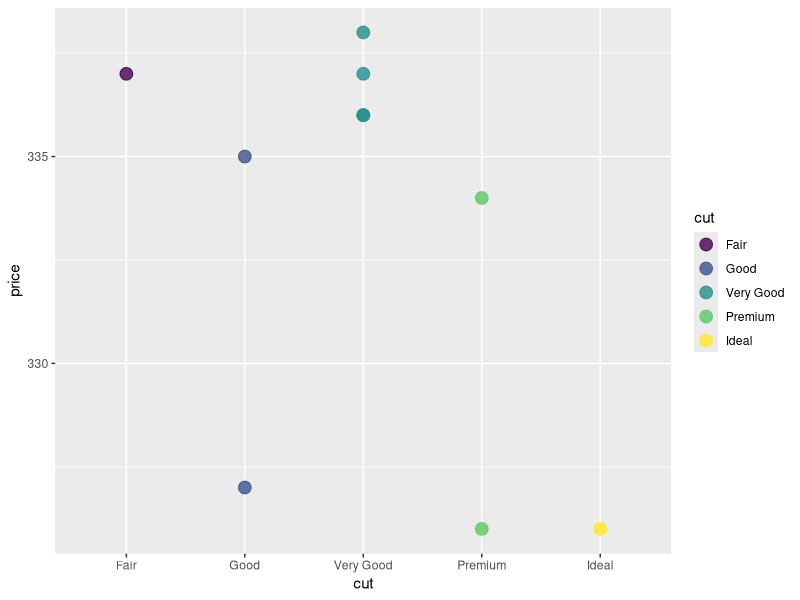
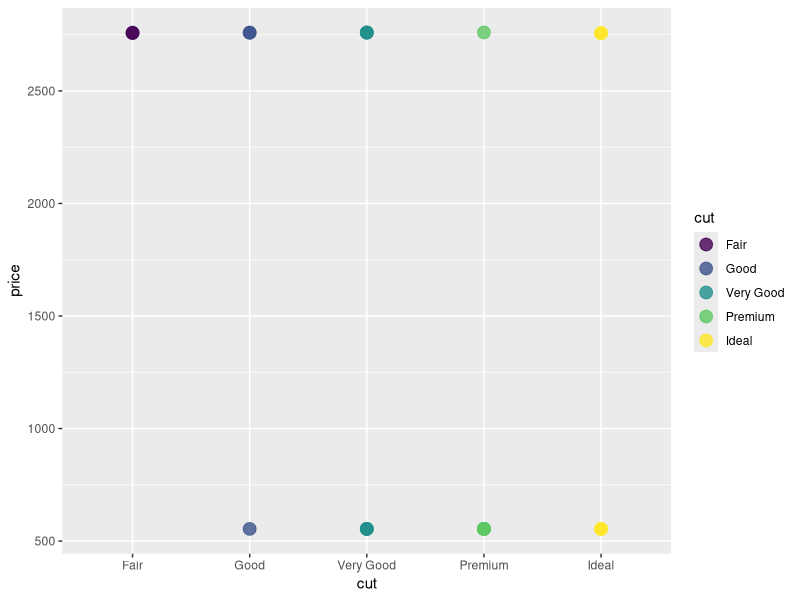
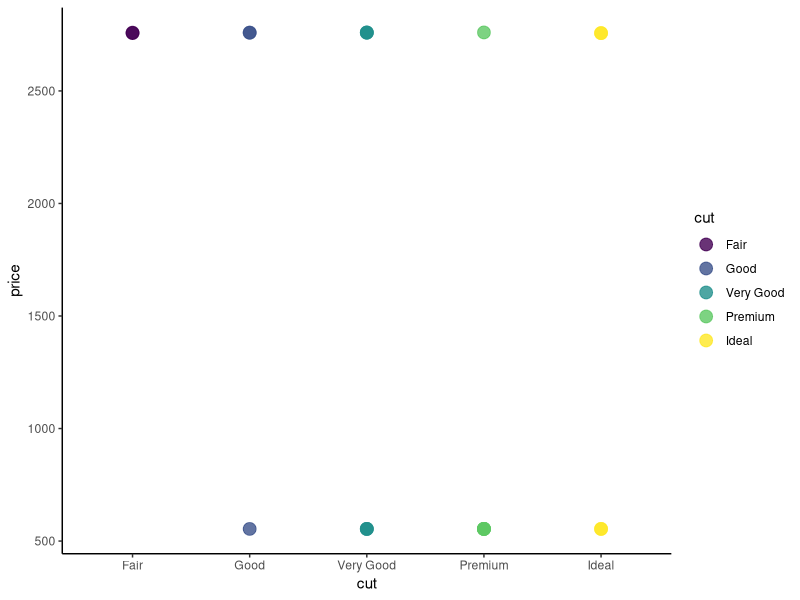
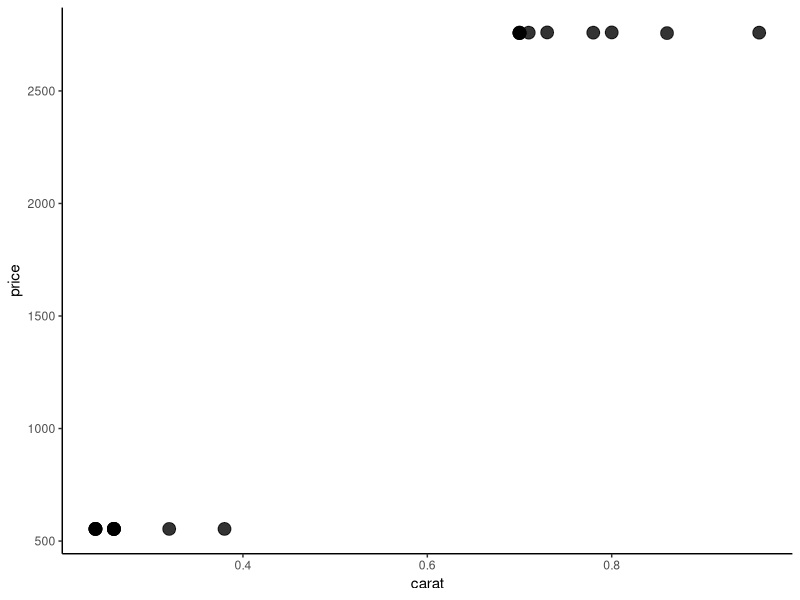
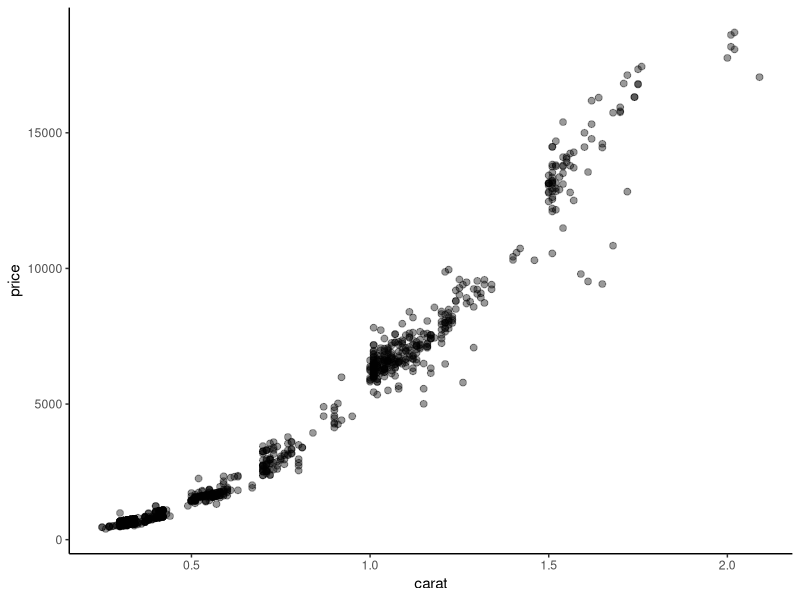

Here is the R script that generated these plots, in order:
## ---- chunk 1

#To read some pieces of code that other people have already written, we can borrow those codebooks from the R library. 

#Here, we borrow some instructions for making plots, which also includes the sample dataset called 'diamonds', by calling up the code using the 'library' function:  
library(ggplot2)

#This is like checking out a codebook from the library - you get to keep it at hand as long as you're working in this space.

#The 'head' command in bash has the same name in R, but it is a function too: 
head(diamonds)

#To change the number of rows displayed, it looks like this: 
head(diamonds, n=10)

#We also talked about how the function nrow() works just like the bash command (word count) that tells us how many lines are in a file: wc -l
nrow(diamonds)
## ---- chunk 2

#This is an example of some student code where they were looking for all the "Good" diamonds: pretty close! 
diamonds[grep("Good",diamonds)]

#Putting results in a variable is good practice if we want to us them later. 

# Use the '<-' combined symbol to "stuff" your code result from the right side into the variable on the left side. You can name the variable whatever you want! We named it 'stud' here: 
stud <- diamonds[grep("Good",diamonds)]

#Let us make a few modifications. 
#First, let's specify that we are looking in rows with a comma after the grep command
#Then let's grep for the pattern in the "cut" column only. 

#To use column information inside the function, we can use SYNTAX like this:
#diamonds$cut. That calls the column "by its name". 

stud2 <- diamonds[grep("Good",diamonds$cut),]
stud2

#Here is a student example of "subsetting" a dataset. 
#This can be a good idea to figure out how the commands work by using smaller datasets.
diamonds[1:10, c("cut","price")] -> dia
dia

#The student code works, but the more typical way to write this is in R is to put the variable name first and the instructions second: 

dia2 <- diamonds[1:10, c("cut", "price")]
dia2


#Much like the 'MATCH' function in excel, the grep function in R returns the index of the matches. 
#Consider this grep function, which searches for the word 'Premium' in the dataframe 'dia2'. Where does it say the matches are? 
matches <- grep("Premium", dia2$cut)
matches

#You should see all of the row numbers returned. So how do we get the information in the rows returned, instead of just which rows have a match? 

#We might try to just use the returned indexes to grab rows: 
dia2[matches,]

#That works! 

#You could also try using the combine function we saw earlier, because we got more than one row number back: 
dia2[c(matches),]

#That works too!

#Finally, let's see if we can stuff the function inside the dataframe to select the right rows, alll in one line of code: 
dia2[grep("Premium", dia2$cut), ]

#I hope you can see that there are LOTS of ways to do things 'right', not just LOTS of ways to get it a little wrong. 

#Another version of grep that students have tried is 'grepl', which returns something called a boolean. 

#Booleans are either 'TRUE' or 'FALSE' for each of the data items surveyed. 

#This could be useful, let's save that list of values in a variable and try some of the same steps as above. 

stud3 <- grepl("Premium", dia2$cut)
stud3
dia2[stud3,]

#Ah! Both booleans from grepl and indexes from grep work!

#Now, I told you the fun part was plotting. How do we? Try this code: 

ggplot(data = dia, aes(x = cut, y = price, color = cut)) +
  geom_point(alpha = 0.8, size =4)

#You'll notice we need to call out plotting function ggplot(). 

#The function needs a dataset (dia), and the variables to use get packaged into the 'aes()' function (aes = aesthetics; how modern!).

#The handy part of ggplot is that we can add-on instructions with extra functions using the '+' sign - kinda like buying upgrades, but free! 

#Here, we add-on upgrades to our datapoints using the function 'geom_point()' and give it a new color opacity using 'alpha' and a new point size using 'size'. Try to change some values and see what happens!  

#For the TASKS, I've created a subset of diamonds called diatask with this command: 

diatask <- diamonds[80:100, c(2,7)]
#print(diatask, n = 20) 

## ---- chunk 3
head(diatask)
# cut describes the quality of the diamonds cut
# price is the cost of the diamond in US dollars
## ---- chunk 4
head(diatask, n = nrow(diatask))
## ---- chunk 5
diatask[diatask$price < 750, ]
## ---- chunk 6
# There are 6 Premium and 4 Ideal diamonds, so I expect 10 rows.
# Select the Premium diamonds
premium <- diatask[grep("Premium", diatask$cut), ]

# Select the Ideal diamonds
ideal <- diatask[grep("Ideal", diatask$cut), ]

# Combine both groups into one dataframe
sparkles <- rbind(premium, ideal)

# Display the result
sparkles
# The result contains 10 rows, which matches the expected count.
## ---- chunk 7
ggplot(data = diatask, aes(x = cut, y = price, color = cut)) +
  geom_point(alpha = 0.8, size = 4)
## ---- chunk 8
# Use theme_classic() to remove the gridlines.
ggplot(data = diatask, aes(x = cut, y = price, color = cut)) +
  geom_point(alpha = 0.8, size = 4) +
  theme_classic()
## ---- chunk 9
diasize <- diamonds[80:100, c(1, 2, 7)]
head(diasize)
## ---- chunk 10
ggplot(data = diasize, aes(x = carat, y = price)) +
  geom_point(alpha = 0.8, size = 4) +
  theme_classic()
## ---- chunk 11
## Write your answer as a comment here
# both datasets have only 21 diamonds from rows 80-100 which is a small, nonrandom subset that may not represet the entire dataset. the prices fall into two narrow groups that leave many of the prices unrepresented. other characteristics, such as the color and clarity of the diamond, are not adequately accounted for. hence, the plots do not provide enough information on how both the cut and the carat independent relate to price. 
## ---- chunk 12
# Select diamonds from the full dataset with the same cut, color, and clarity.
diacompare <- diamonds[
  diamonds$cut == "Ideal" &
  diamonds$color == "G" &
  diamonds$clarity == "VS2",
]

# Check how many diamonds meet these conditions.
nrow(diacompare)

# Examine the relationship between carat and price.
ggplot(data = diacompare, aes(x = carat, y = price)) +
  geom_point(alpha = 0.4, size = 2) +
  theme_classic()
#I selected diamonds with an Ideal cut, G color, and VS2 clarity from the full data set which produced 910 diamonds. Ensuring these three variables remained constant allowed me to analyze the relationship between carat and price more effectively. the plot shows a clear positive correlation between carat and price, which was expected. I was not surprised by the results, as larger diamonds typically command higher prices.
